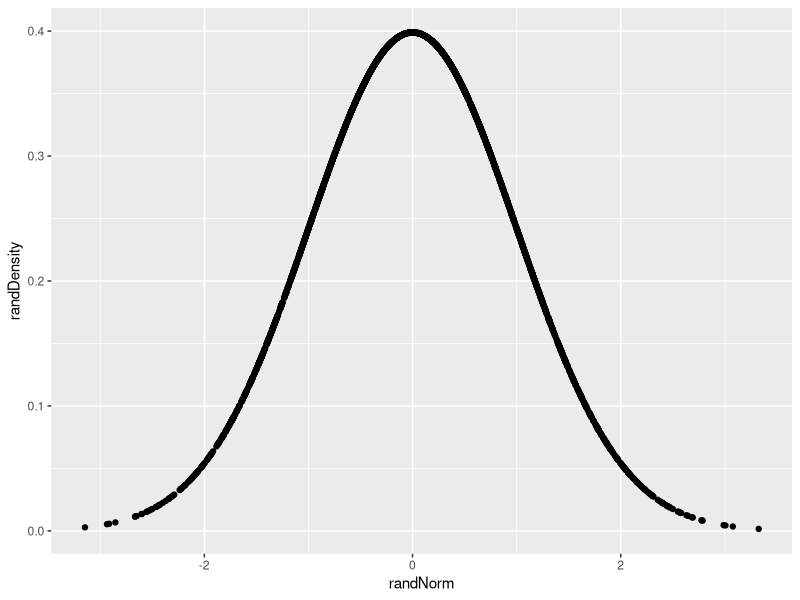
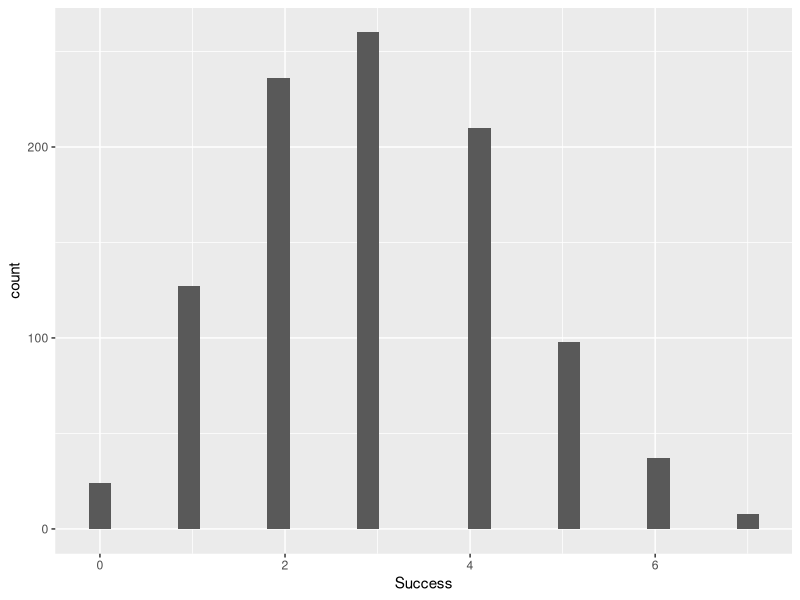

The R source for these figures, in order: (Note: this script raises an error after producing the figures.)
#DTA250 - Fall 2023
#JJ

# Normal Distributions ----
# Perhaps the most famous, and most used, distribution is the normal 
# distribution.

#TODO
# Create 10 random numbers using the rnorm() function
rnorm(10)


# In the case above, the mean is automatically set to 0 and the standard
# deviation is set to 1. We can change these values by adding the mean and
# standard deviation arguments to the function.

#TODO
# Create 10 random numbers with a mean of 100 and a standard deviation of 20
rnorm(n=10, mean=100, sd=20)


# The dnorm() function will give us the probability density of a given value
# in a normal distribution. For example, if we want to know the probability
# density of the value 100 in a normal distribution with a mean of 100 and a
# standard deviation of 20, we can use the dnorm() function.

#TODO
# Create 10 random numbers using the rnorm() function and store it in a variable
# called randNorm10

randNorm10 <- rnorm(10)

randNorm10

#TODO
# Run the dnorm() function on randNorm10
dnorm(randNorm10)


## Plotting Normal Distributions ----
#TODO
# Create 3000 random numbers using rnorm() and assign it to a variable called 
# randNorm
# Calculate the distribution of randNorm using the dnorm() function and assign
# it to a variable called randDensity
# Create a data.frame called randDF with two columns: randNorm and randDensity
# Load the ggplot2 library
# Create a scatter plot using the ggplot() and geom_point() functions
# Set the data argument to randDF
# Set the x-axis to randNorm and the y-axis to randDensity

randNorm <- rnorm(3000)
randDensity <- dnorm(randNorm)
randDF <- data.frame(randNorm, randDensity)

library(tidyverse)
ggplot(data = randDF, aes(x=randNorm, y = randDensity)) +
  geom_point()

# The pnorm() function will give us the cumulative probability of a given
# value in a normal distribution.

#TODO
# Run the pnorm() function on randNorm10
randNorm10
pnorm(randNorm10)


# Binomial Distributions ----
# The binomial distribution is a discrete probability distribution that
# describes the probability of a given number of successes in a given number
# of trials in an experiment which has two possible outcomes (commonly called
# a binomial experiment). For example, the probability of getting 3 heads in 5
# coin tosses.

#TODO
# Execute the rbinom() function with n=1, size=10, prob=0.4
rbinom(n=1, size=10, prob=0.4)


#TODO
# Try the code above with n=5 and n=10
rbinom(n=5, size=10, prob=0.4)
rbinom(n=10, size=10, prob=0.4)

#TODO
# Try the above 3 examples but this time make sure size=1
rbinom(n=1, size=1, prob=0.4)
rbinom(n=5, size=1, prob=0.4)
rbinom(n=10, size=1, prob=0.4)

#TODO
# Create a data.frame called binomDF with one column called Successes where
# Successes is a random binomial distribution with n=1000, size=10, prob=0.3
# Create a histogram using the ggplot() and geom_histogram() functions
# Set the data argument to binomDF
# Set the x-axis to Successes

binomDF <- data.frame(Success = rbinom(n=1000, size=10, prob=0.3))

ggplot(data = binomDF, aes(x=Success)) +
  geom_histogram()

# Poisson Distributions ----
# The Poisson distribution is a discrete probability distribution that
# describes the probability of a given number of events occurring in a fixed
# interval of time or space if these events occur with a known constant mean
# rate and independently of the time since the last event. For example, the
# probability of 3 customers arriving at a store in 1 hour if customers arrive
# at a rate of 3 per hour.

#TODO
# Using the rpois() function, create a random poisson distribution with 
# n=10000 and lambda=1.
# Save the results in a variable called pois1


#TODO
# Repeat the last TODO 4 more times but this time change lambda to 2, 5, 10, and 20
# Save the results in variables called pois2, pois5, pois10, and pois20


#TODO
# Create a data.frame called poisDF with 5 columns: Lambda.1, Lambda.2, Lambda.5,
# Lambda.10, and Lambda.20
# Set each column to the corresponding variable from the last TODO


#TODO
# We need to do some reshaping for the data to be in the correct format for
# plotting.
# Load the tidyr library
# Use the melt() function to reshape the data
# Run the following code.

library(tidyr)
poisDF <- poisDF |>
    pivot_longer(
        cols=everything(),
        names_to="Lambda",
        values_to="Count"
    )

poisDF <- poisDF |>
    mutate(Lambda=str_extract(Lambda, "[:digit:]+") |> 
    as.numeric() |> 
    as.factor()
    )

#TODO
# Create a histogram using the ggplot() and geom_histogram() functions
# Create a facet wrap using the facet_wrap() function to display the 5 different
# lambda values



#TODO
# Create a density plot using the ggplot() and geom_density() functions

